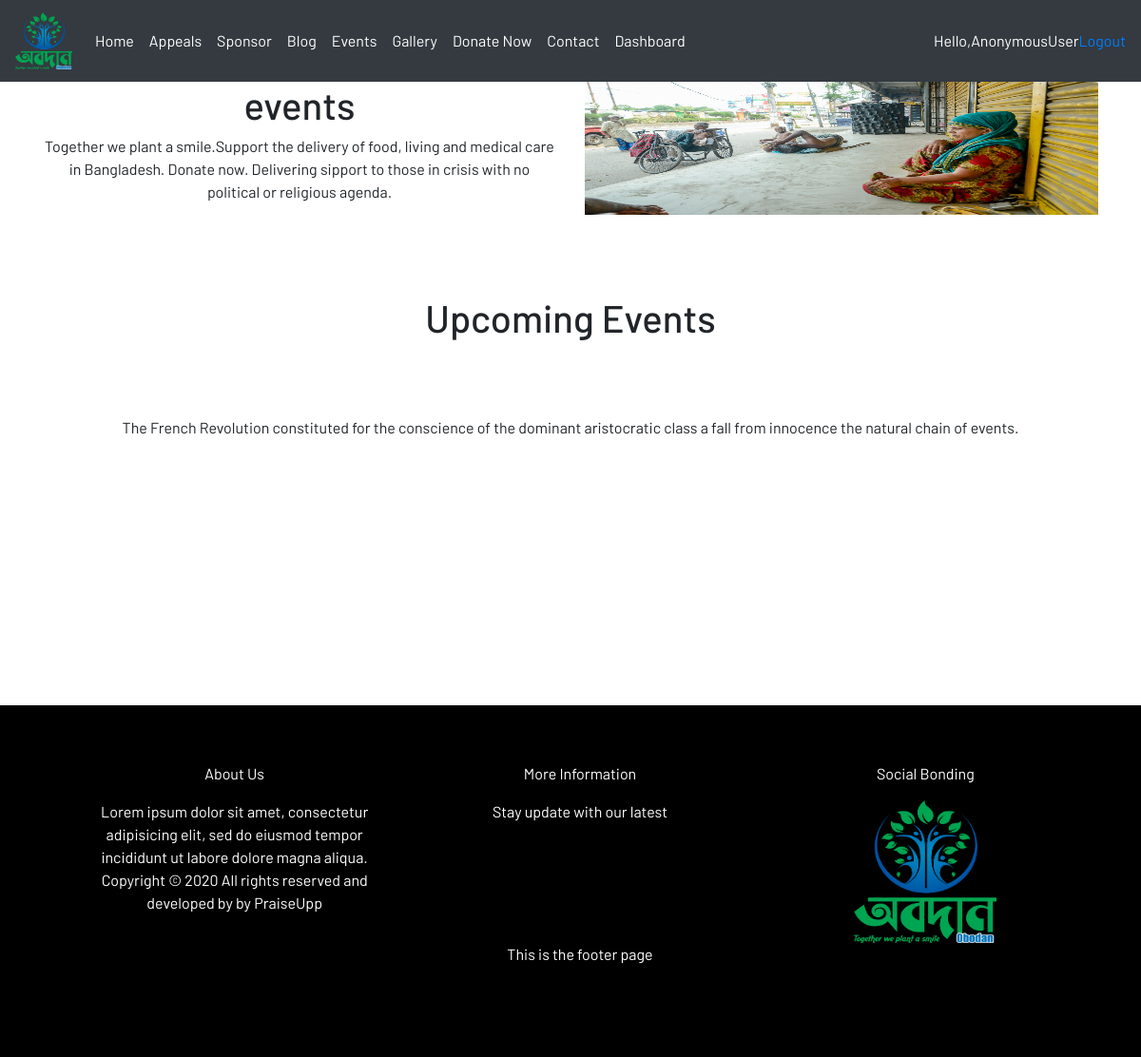
/events, run on an earlier commit of the app's database.
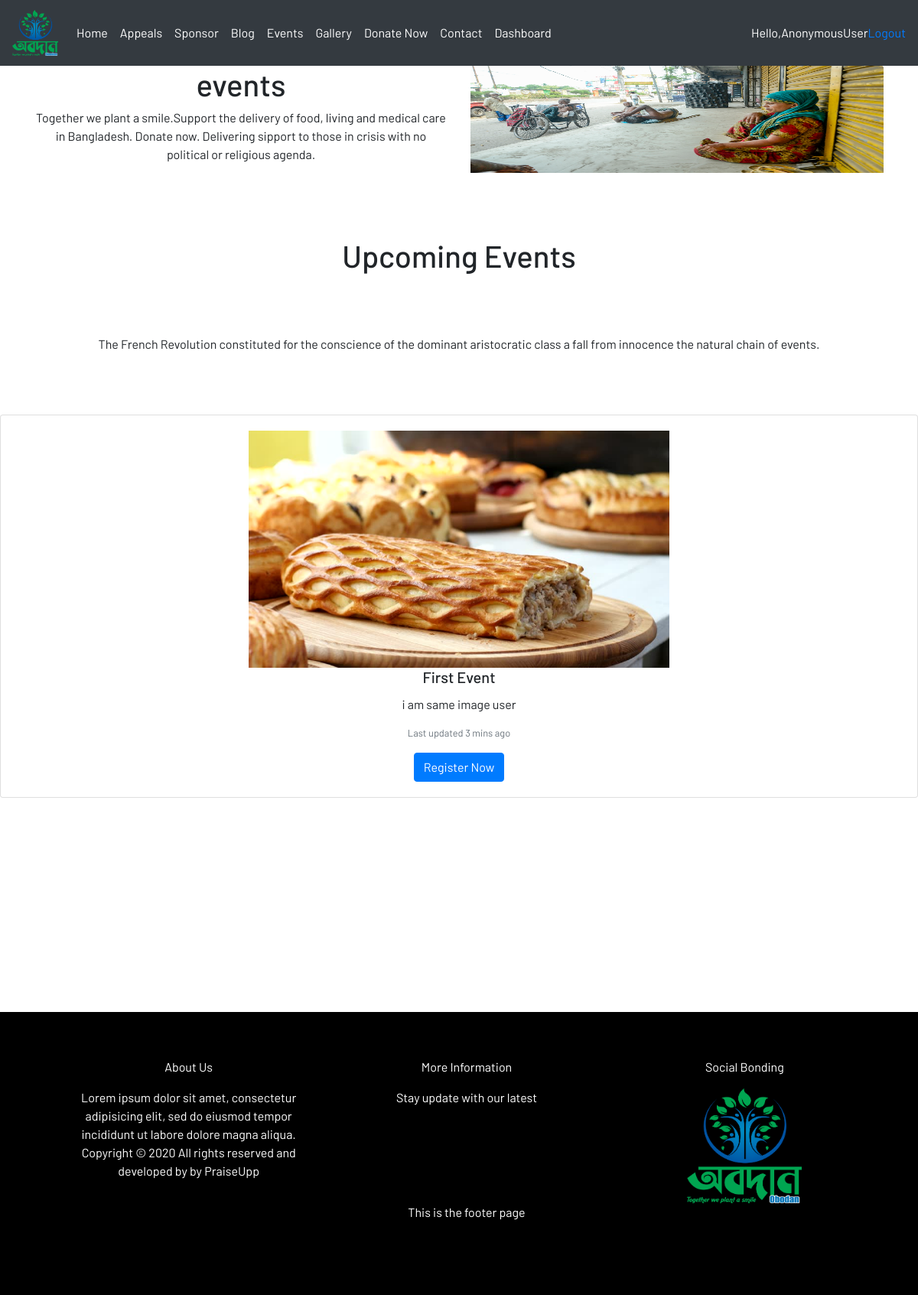
And on a later commit of the database.
### webmanager/models.py (models this page shows, shortened)
class Event(models.Model):
    event_title = models.CharField(max_length=100)
    event_desc = models.TextField(max_length=1000)
    event_pic = models.ImageField(null=True, blank=True)
    created_at = models.DateTimeField(null=True, blank=True)
    updated_on = models.DateTimeField(auto_now=True)

### webmanager/views.py (the view)
# urls.py: path('events', views.events, name="events"),
def events(request):
    events = Event.objects.all()
    context = {'events': events}
    return render(request, 'webmanager/events.html', context)

### webmanager/templates/webmanager/events.html
{% extends 'webmanager/main.html' %} {% block content %} {% load static%}
<section>
    <div class="container text-center">
      <div class="row">
        <div class="col-lg-6">
          <h1>events</h1>
          <p>
            Together we plant a smile.Support the delivery of food, living and
            medical care in Bangladesh. Donate now. Delivering sipport to those in
            crisis with no political or religious agenda.
          </p>
        </div>
        <div class="col-lg-6">
          <img
            src="{% static '/img/assets/khulna3.jpg' %}"
            class="card-img-top img-fluid"
            alt="..." style="height: 140px;"
          />
        </div>
      </div>
    </div>
  </section>
<section>
      <div class="text-center title-gap">
      <h1>Upcoming Events</h1>
      <p class="title-gap">
        The French Revolution constituted for the conscience of the dominant
        aristocratic class a fall from innocence the natural chain of events.
      </p>
    </div>
  {% for event in events %}
  <div class="card text-center title-gap">
  <div class="card-body">
    <img src="{{ event.event_pic.url }}" class="img-fluid" height="220px" width="550px" />
    <h5 class="card-title">{{event.event_title}}</h5>
    <p class="card-text">{{event.event_desc}}</p>
    <p class="card-text"><small class="text-muted">Last updated 3 mins ago</small></p>
    <a href="" class="btn btn-primary">Register Now</a>
  </div>
</div>
  {% endfor %}
</section>
    {% endblock %}

What changed in the data, as far as the page shows it:
added Event: event_pic (picture), event_title "First Event", event_desc "i am same image user"
